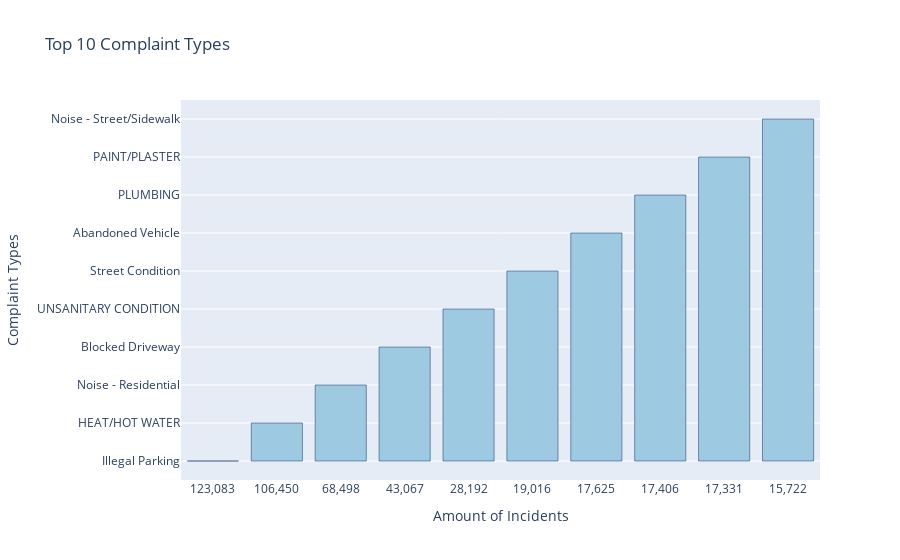

Notebook cell for this chart:
### Code cell
#Here we are creating the a bar chart to present the top 10 complaints types 
fig_top_10_complaints = px.bar(top_10_complaints, x='unique_key', y='complaint_type', 
                               title="Top 10 Complaint Types",
                               labels={'complaint_type':'Complaint Types',
                                       'unique_key': 'Amount of Incidents'})
fig_top_10_complaints.update_traces(marker_color='rgb(158,202,225)', marker_line_color='rgb(8,48,107)')
fig_top_10_complaints.show()

### Figure 1 — Plotly figure (JSON) as saved in the notebook; plotly's stock layout.template omitted (floating-point values rounded to 4 significant figures)
{"data": [{"alignmentgroup": "True", "hovertemplate": "Amount of Incidents=%{x}<br>Complaint Types=%{y}<extra></extra>", "legendgroup": "", "marker": {"color": "rgb(158,202,225)", "line": {"color": "rgb(8,48,107)"}, "pattern": {"shape": ""}}, "name": "", "offsetgroup": "", "orientation": "v", "showlegend": false, "textposition": "auto", "type": "bar", "x": ["123,083", "106,450", "68,498", "43,067", "28,192", "19,016", "17,625", "17,406", "17,331", "15,722"], "xaxis": "x", "y": ["Illegal Parking", "HEAT/HOT WATER", "Noise - Residential", "Blocked Driveway", "UNSANITARY CONDITION", "Street Condition", "Abandoned Vehicle", "PLUMBING", "PAINT/PLASTER", "Noise - Street/Sidewalk"], "yaxis": "y"}], "layout": {"barmode": "relative", "legend": {"tracegroupgap": 0}, "title": {"text": "Top 10 Complaint Types"}, "xaxis": {"anchor": "y", "domain": [0, 1], "title": {"text": "Amount of Incidents"}}, "yaxis": {"anchor": "x", "domain": [0, 1], "title": {"text": "Complaint Types"}}}}
